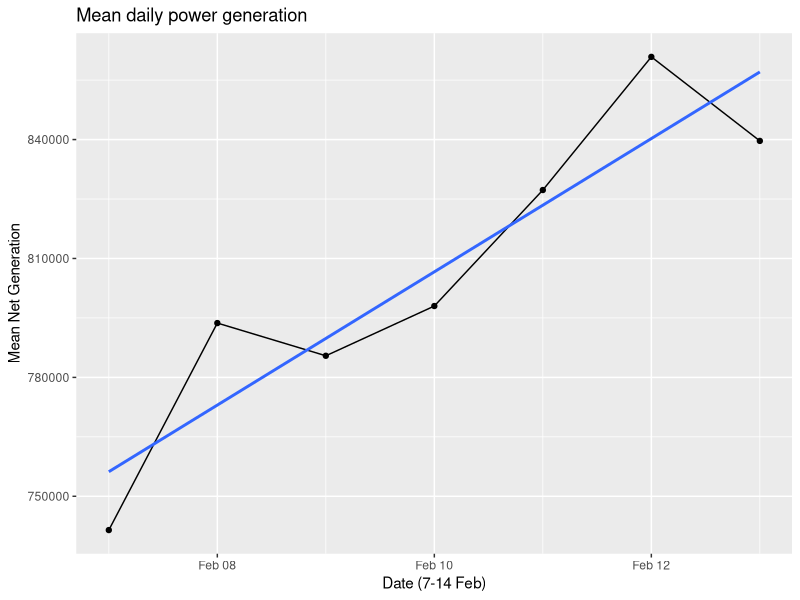
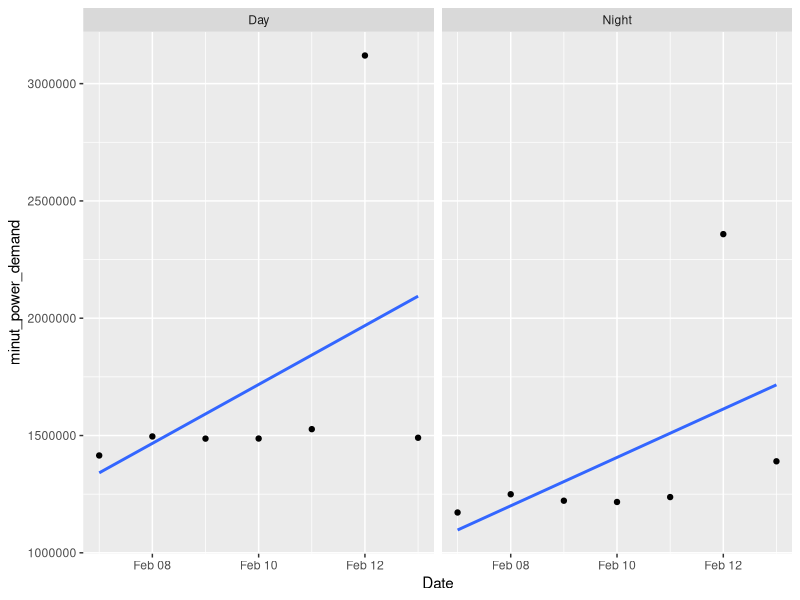

R code for these plots, in order:
library(dplyr)
library(ggplot2)
#library(plotly)
#library(lubridate)

#pdf('output/Week3_power.pdf')


# ---------- INPUT DATA ---------- #

A <- read.delim('data/table.tsv')

# add more readable DateTime columns,
# individual columns for date and hour
# filter to the week of 7 - 14 Feb. 2021,
# and order by DateTime
B <- A %>%
  mutate(DateTime = as.POSIXct(megawatthours, tz = "EST", format = "%H:%M EST %m/%d/%Y")) %>%
  mutate(Date = as.Date(DateTime), Hour = format(DateTime, format = "%H")) %>%
  filter(Date >= as.Date("2021-02-07"),
         Date <= as.Date("2021-02-13")) %>%
  arrange(DateTime)
  
  
# ---------- Q1 ---------- #

# Date vs mean of total net generation
C <- B %>%
  mutate(Total.net.generation = 
         Net.generation +
         Net.generation.1 +
         Net.generation.2 +
         Net.generation.3 +
         Net.generation.4 +
         Net.generation.5 +
         Net.generation.6 +
         Net.generation.7 +
         Net.generation.8 +
         Net.generation.9 +
         Net.generation.10
  ) %>%
  group_by(Date) %>%
  summarize(Mean_Power = mean(Total.net.generation))

ggplot(C, aes(x = Date, y = Mean_Power), xla) +
  xlab("Date (7-14 Feb)") +
  ylab("Mean Net Generation") +
  geom_line() + 
  ggtitle("Mean daily power generation") +
  geom_point() + 
  geom_smooth(method = "lm", formula = y ~ x, se=FALSE)


# ---------- Q2 ---------- #
# גרף אחד ליום וגרף אחד ללילה לפי דקות. רק לשבוע הנ"ל.
# להכל צריך את נוסחת הרגרסיה
# data.frame חדש
# cube = matrix


# combine east coast power demand 
D <- B %>%
  mutate(east_coast_demand = Demand.9 + Demand.7 + Demand.5 + Demand.4 + Demand.2) %>%
  mutate(hour_as_num = as.numeric(Hour)) %>%
  mutate(Day_or_night = case_when(hour_as_num >= 10 & hour_as_num <= 18 ~ "Day",
                                  hour_as_num >= 20 | hour_as_num <= 3 ~ "Night")) %>%
  filter(Day_or_night == "Day" | Day_or_night == "Night") %>%
  group_by(Date, Day_or_night) %>%
  summarize(minut_power_demand = sum(east_coast_demand))
  
ggplot(D, aes(x = Date, y = minut_power_demand)) +
  geom_point() +
  geom_smooth(method = "lm", formula = y ~ x, se=FALSE) +
  facet_wrap(~ Day_or_night)

#dev.off()
